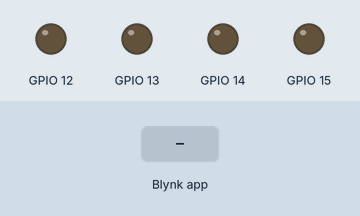
Simulated run of this sketch. Board: ESP32. Parts: output pins drawn as LEDs (lit = HIGH). Inputs (shaded band) come from the test bench. WiFi joins after 1.5 s; servers stay silent unless stated.

Above: at 2.6 s.
2.7 s: Blynk app writes 1 to V1
At 3.5 s:
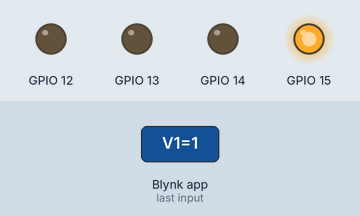
4.2 s: Blynk app writes 1 to V2
At 4.7 s:
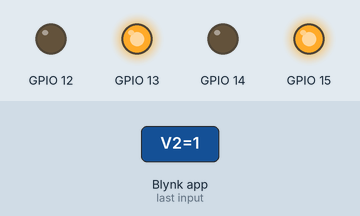
5.7 s: Blynk app writes 0 to V1
At 6.9 s:
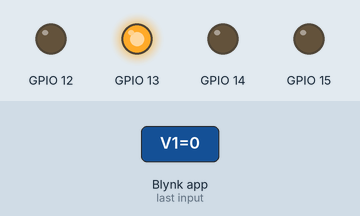
7.2 s: Blynk app writes 1 to V3
At 8.2 s:
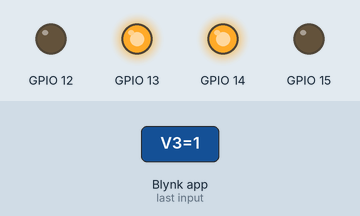
8.7 s: Blynk app writes 200 to V1
At 9.3 s:
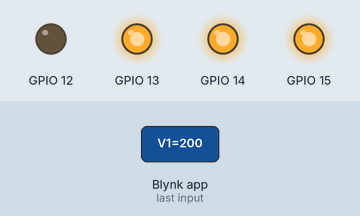
10.2 s: Blynk app writes 0 to V2
At 11.6 s:
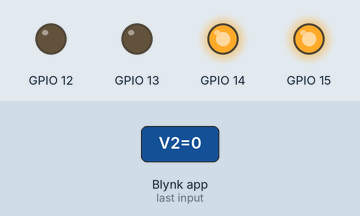
Timing chart, 0 to 12.7 s (numbered marks = the images above; inputs shaded):
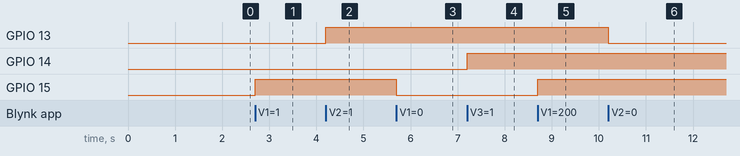

Measured:
- after the input at 2.7 s, GPIO 15: LOW → HIGH at once
- after the input at 4.2 s, GPIO 13: LOW → HIGH at once
- after the input at 5.7 s, GPIO 15: HIGH → LOW at once
- after the input at 7.2 s, GPIO 14: LOW → HIGH at once
- after the input at 8.7 s, GPIO 15: LOW → HIGH at once
- after the input at 10.2 s, GPIO 13: HIGH → LOW at once

The sketch:

ESP32_WiFi.ino
```cpp
/* Comment this out to disable prints and save space */
#define BLYNK_PRINT Serial

/* Fill in information from Blynk Device Info here */
#define BLYNK_TEMPLATE_ID "TMPLT9Y3s7rN"
#define BLYNK_TEMPLATE_NAME "Quickstart Template"
#define BLYNK_AUTH_TOKEN "hEXiWrIKlswnZI1jTiugW0Rc0g5pgzkE"

#include <WiFi.h>
#include <WiFiClient.h>
#include <BlynkSimpleEsp32.h>

//You should get Auth Token in the Blynk App.
//Go to the Project Settings (nut icon).
char auth[] = BLYNK_AUTH_TOKEN;

// Your WiFi credentials.
// Set password to "" for open networks.
char ssid[] = "Vardhan's Galaxy M51";
char pass[] = "nowifi4u##";

BLYNK_WRITE(V1) {
  int pinValue = param.asInt();
  digitalWrite(15, pinValue);
  //process received value
}

BLYNK_WRITE(V2) {
  int pinValue = param.asInt();
  digitalWrite(13, pinValue);
  //process received value
}

BLYNK_WRITE(V3) {
  int pinValue = param.asInt();
  digitalWrite(14, pinValue);
  //process received value
}

BLYNK_WRITE(V4) {
  int pinValue = param.asInt();
  digitalWrite(12, pinValue);
  //process received value
}

void setup() {
  // Debug console
  Serial.begin(9600);
  pinMode(12, OUTPUT);
  pinMode(13, OUTPUT);
  pinMode(14, OUTPUT);
  pinMode(15, OUTPUT);
  WiFi.begin(ssid, pass);
  Blynk.config(auth);
}

void loop() {
  Blynk.run();
}
```
